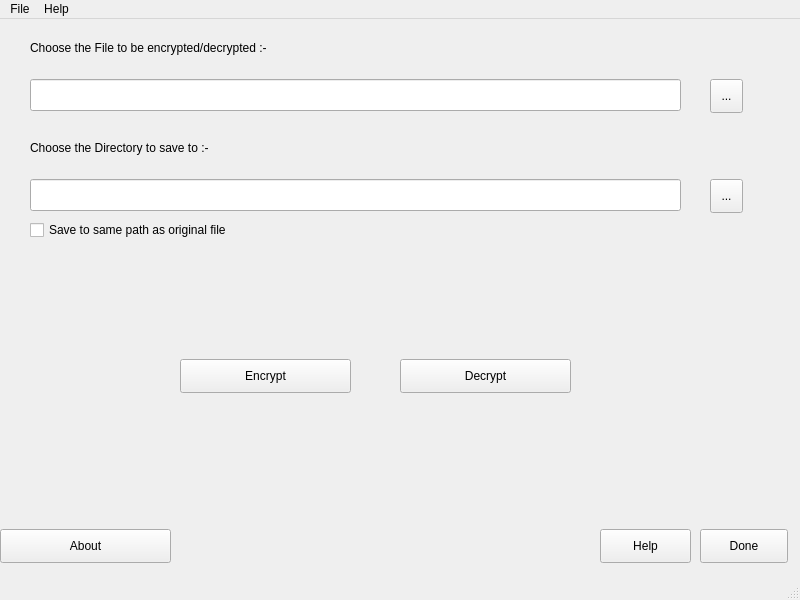
<?xml version="1.0" encoding="UTF-8"?>
<ui version="4.0">
 <class>AESCipherSystem</class>
 <widget class="QMainWindow" name="AESCipherSystem">
  <property name="geometry">
   <rect>
    <x>0</x>
    <y>0</y>
    <width>800</width>
    <height>600</height>
   </rect>
  </property>
  <property name="windowTitle">
   <string>MainWindow</string>
  </property>
  <widget class="QWidget" name="centralwidget">
   <widget class="QPushButton" name="Help">
    <property name="geometry">
     <rect>
      <x>600</x>
      <y>510</y>
      <width>91</width>
      <height>34</height>
     </rect>
    </property>
    <property name="text">
     <string>Help</string>
    </property>
   </widget>
   <widget class="QToolButton" name="FileChooseBut">
    <property name="geometry">
     <rect>
      <x>710</x>
      <y>60</y>
      <width>33</width>
      <height>34</height>
     </rect>
    </property>
    <property name="text">
     <string>...</string>
    </property>
   </widget>
   <widget class="QLineEdit" name="FilePathLine">
    <property name="geometry">
     <rect>
      <x>30</x>
      <y>60</y>
      <width>651</width>
      <height>32</height>
     </rect>
    </property>
   </widget>
   <widget class="QLabel" name="label">
    <property name="geometry">
     <rect>
      <x>30</x>
      <y>20</y>
      <width>311</width>
      <height>18</height>
     </rect>
    </property>
    <property name="text">
     <string>Choose the File to be encrypted/decrypted :-</string>
    </property>
   </widget>
   <widget class="QPushButton" name="Encrypt">
    <property name="geometry">
     <rect>
      <x>180</x>
      <y>340</y>
      <width>171</width>
      <height>34</height>
     </rect>
    </property>
    <property name="text">
     <string>Encrypt</string>
    </property>
   </widget>
   <widget class="QPushButton" name="Decrypt">
    <property name="geometry">
     <rect>
      <x>400</x>
      <y>340</y>
      <width>171</width>
      <height>34</height>
     </rect>
    </property>
    <property name="text">
     <string>Decrypt</string>
    </property>
   </widget>
   <widget class="QLabel" name="label_2">
    <property name="geometry">
     <rect>
      <x>30</x>
      <y>120</y>
      <width>311</width>
      <height>18</height>
     </rect>
    </property>
    <property name="text">
     <string>Choose the Directory to save to :-</string>
    </property>
   </widget>
   <widget class="QPushButton" name="About">
    <property name="geometry">
     <rect>
      <x>0</x>
      <y>510</y>
      <width>171</width>
      <height>34</height>
     </rect>
    </property>
    <property name="text">
     <string>About</string>
    </property>
   </widget>
   <widget class="QToolButton" name="SaveToolButton">
    <property name="geometry">
     <rect>
      <x>710</x>
      <y>160</y>
      <width>33</width>
      <height>34</height>
     </rect>
    </property>
    <property name="text">
     <string>...</string>
    </property>
   </widget>
   <widget class="QLineEdit" name="SavePathLnEdit">
    <property name="geometry">
     <rect>
      <x>30</x>
      <y>160</y>
      <width>651</width>
      <height>32</height>
     </rect>
    </property>
   </widget>
   <widget class="QCheckBox" name="SamePathCheck">
    <property name="geometry">
     <rect>
      <x>30</x>
      <y>200</y>
      <width>231</width>
      <height>22</height>
     </rect>
    </property>
    <property name="text">
     <string>Save to same path as original file</string>
    </property>
   </widget>
   <widget class="QPushButton" name="Done">
    <property name="geometry">
     <rect>
      <x>700</x>
      <y>510</y>
      <width>88</width>
      <height>34</height>
     </rect>
    </property>
    <property name="text">
     <string>Done</string>
    </property>
   </widget>
  </widget>
  <widget class="QMenuBar" name="menubar">
   <property name="geometry">
    <rect>
     <x>0</x>
     <y>0</y>
     <width>800</width>
     <height>30</height>
    </rect>
   </property>
   <widget class="QMenu" name="menuFile">
    <property name="title">
     <string>File</string>
    </property>
    <addaction name="actionOpen"/>
    <addaction name="actionRecent"/>
    <addaction name="separator"/>
    <addaction name="actionExit"/>
   </widget>
   <widget class="QMenu" name="menuHelp">
    <property name="title">
     <string>Help</string>
    </property>
    <addaction name="actionVersion"/>
   </widget>
   <addaction name="menuFile"/>
   <addaction name="menuHelp"/>
  </widget>
  <widget class="QStatusBar" name="statusbar"/>
  <action name="actionOpen">
   <property name="text">
    <string>Open</string>
   </property>
  </action>
  <action name="actionRecent">
   <property name="text">
    <string>Recent</string>
   </property>
  </action>
  <action name="actionVersion">
   <property name="text">
    <string>Version</string>
   </property>
  </action>
  <action name="actionExit">
   <property name="text">
    <string>Exit</string>
   </property>
  </action>
 </widget>
 <resources/>
 <connections/>
</ui>
